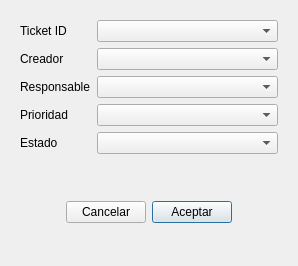
<?xml version="1.0" encoding="UTF-8"?>
<ui version="4.0">
 <class>dSearch</class>
 <widget class="QDialog" name="dSearch">
  <property name="windowModality">
   <enum>Qt::ApplicationModal</enum>
  </property>
  <property name="geometry">
   <rect>
    <x>0</x>
    <y>0</y>
    <width>298</width>
    <height>266</height>
   </rect>
  </property>
  <property name="windowTitle">
   <string>Filtrar tickets</string>
  </property>
  <property name="modal">
   <bool>true</bool>
  </property>
  <layout class="QVBoxLayout" name="verticalLayout">
   <item>
    <widget class="QWidget" name="widgetMain" native="true">
     <layout class="QFormLayout" name="formLayout">
      <item row="0" column="0">
       <widget class="QLabel" name="lbID">
        <property name="text">
         <string>Ticket ID</string>
        </property>
       </widget>
      </item>
      <item row="0" column="1">
       <widget class="QComboBox" name="cboxID"/>
      </item>
      <item row="1" column="0">
       <widget class="QLabel" name="lbCreator">
        <property name="text">
         <string>Creador</string>
        </property>
       </widget>
      </item>
      <item row="1" column="1">
       <widget class="QComboBox" name="cboxCreator"/>
      </item>
      <item row="2" column="0">
       <widget class="QLabel" name="lbResponsible">
        <property name="text">
         <string>Responsable</string>
        </property>
       </widget>
      </item>
      <item row="2" column="1">
       <widget class="QComboBox" name="cboxResponsible"/>
      </item>
      <item row="3" column="0">
       <widget class="QLabel" name="lbPriority">
        <property name="text">
         <string>Prioridad</string>
        </property>
       </widget>
      </item>
      <item row="3" column="1">
       <widget class="QComboBox" name="cboxPriority"/>
      </item>
      <item row="4" column="0">
       <widget class="QLabel" name="lbState">
        <property name="text">
         <string>Estado</string>
        </property>
       </widget>
      </item>
      <item row="4" column="1">
       <widget class="QComboBox" name="cboxState"/>
      </item>
     </layout>
    </widget>
   </item>
   <item>
    <widget class="QWidget" name="widgetButtons" native="true">
     <layout class="QHBoxLayout" name="horizontalLayout">
      <item>
       <spacer name="horizontalSpacer">
        <property name="orientation">
         <enum>Qt::Horizontal</enum>
        </property>
        <property name="sizeHint" stdset="0">
         <size>
          <width>40</width>
          <height>20</height>
         </size>
        </property>
       </spacer>
      </item>
      <item>
       <widget class="QPushButton" name="btCancel">
        <property name="text">
         <string>Cancelar</string>
        </property>
       </widget>
      </item>
      <item>
       <widget class="QPushButton" name="btAccept">
        <property name="text">
         <string>Aceptar</string>
        </property>
        <property name="default">
         <bool>true</bool>
        </property>
       </widget>
      </item>
      <item>
       <spacer name="horizontalSpacer_2">
        <property name="orientation">
         <enum>Qt::Horizontal</enum>
        </property>
        <property name="sizeHint" stdset="0">
         <size>
          <width>40</width>
          <height>20</height>
         </size>
        </property>
       </spacer>
      </item>
     </layout>
    </widget>
   </item>
  </layout>
 </widget>
 <resources/>
 <connections/>
</ui>
